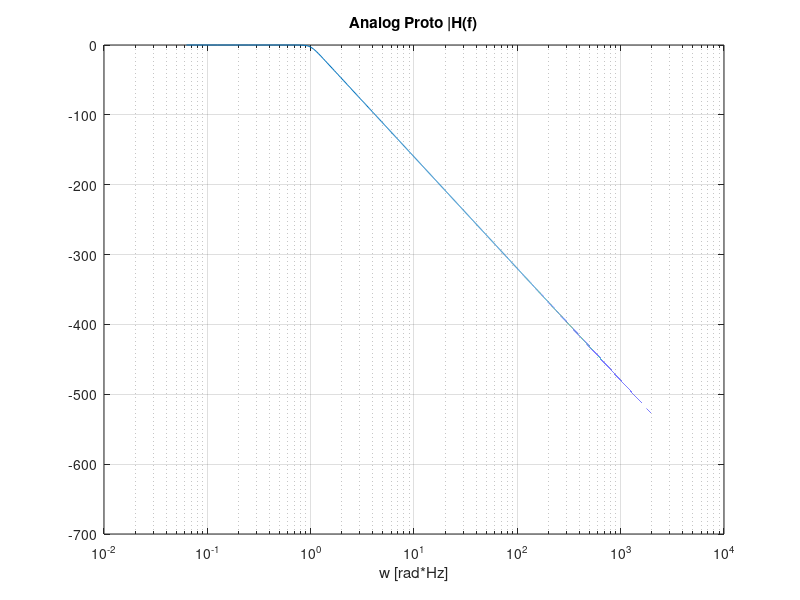
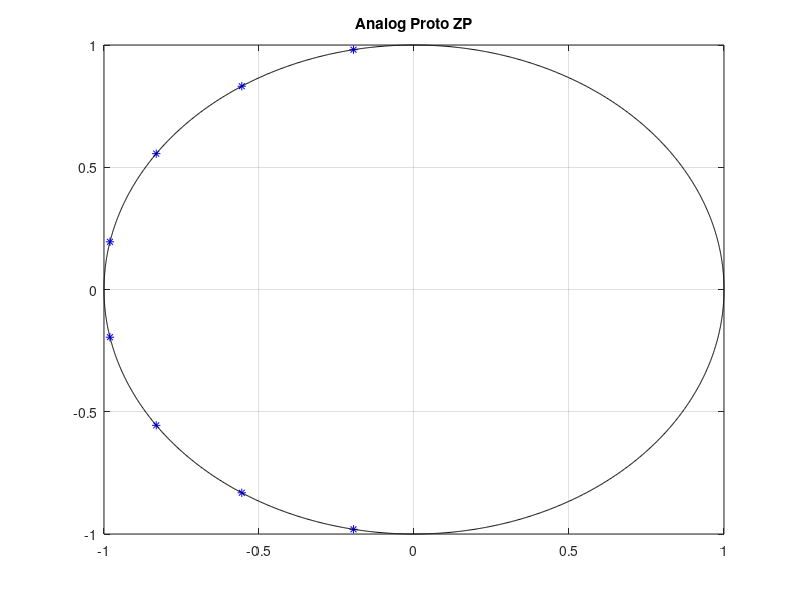

These charts were generated, in order, by the following MATLAB code: (Note: this script raises an error after producing the figures.)
% cps_07_analog_tranform.m
clear all; close all;

% Wymagania
N = 8;              % liczba biegunow transmitanci prototypu analogowego
f0 = 100;           % dla filtrow LowPass  oraz HighPass
f1 = 10; f2=100;    % dla filtrow BandPass oraz BandStop
Rp = 3;             % dozwolony poziom oscylacji w pasmie przepustowym (w dB) - ripples in pass
Rs = 100;           % dozwolony poziom oscylacji w pasmie zaporowym (w dB) - ripples in stop

% Projekt analogowego filtra prototypowego - dolnoprzepustowy z w0 = 1
[z,p,wzm] = buttap(N);          % analogowy prototyp Butterwotha
% [z,p,wzm] = cheb1ap(N,Rp);      % analogowy prototyp Czebyszewa typu-I
% [z,p,wzm] = cheb2ap(N,Rs);      % analogowy prototyp Czebyszewa typu-II
% [z,p,wzm] = ellipap(N,Rp,Rs);   % analogowy prototyp Cauera (eliptyczny)
b = wzm*poly(z);                  % [z,wzm] --> b
a = poly(p);                      % p --> a
f = 0 : 0.01 : 1000; w = 2*pi*f;  % zakres częstotliwosci
H = freqs(b,a,w);                 % odpowiedz czestotliwosciowa filtra (funkcja Matlaba)
fi=0:pi/1000:2*pi; c=cos(fi); s=sin(fi);
figure; semilogx(w,20*log10(abs(H))); grid; xlabel('w [rad*Hz]'); title('Analog Proto |H(f)'); pause
figure; plot(real(z),imag(z),'ro',real(p),imag(p),'b*',c,s,'k-'); grid; title('Analog Proto ZP'); pause

% Transformacja czestotliwosci: znormalizowany (w0=1) LowPass --> xxxPass, xxxStop
% Funkcje xx2yy z Signal Processing Toolbox
% [b,a] = lp2lp(b,a,2*pi*f0);                         % LowPass na LowPass
% [b,a] = lp2hp(b,a,2*pi*f0);                         % LowPass na HighPass
% [b,a] = lp2bp(b,a,2*pi*sqrt(f1*f2),2*pi*(f2-f1));   % LowPass na BandPass
[b,a] = lp2bs(b,a,2*pi*sqrt(f1*f2),2*pi*(f2-f1));   % LowPass na BandStop

z=roots(b); p=roots(a);

% ... kontynuuj cps_07_analog_intro.m

% cps_07_analog_intro.m
% clear all; close all;

% Zaprojektuj/dobierz wspolczynniki transmitancji filtra analogowego
if(0)  % dobor wartosci wspolczynnikow wielomianow zmiennej 's' transmitancji
   b = [3,2];                      % [ b1, b0 ]
   a = [4,3,2,1];                  % [ a3, a2, a1, a0=1]
   z = roots(b); p = roots(a);     % [b,a] --> [z,p]
else   % dobor wartosci pierwiastkow wielomianow zmiennej 's' transmitancji
   wzm = 0.001;
   z = j*2*pi*[ 600,800 ];         z = [z conj(z)];
   p = [-1,-1] + j*2*pi*[100,200]; p = [p conj(p)];
   b = wzm*poly(z);  a = poly(p); % [z,p] --> [b,a]
end
figure; plot(real(z),imag(z),'bo', real(p),imag(p),'r*'); grid;
title('Zera (o) i Bieguny (*)'); xlabel('Real()'); ylabel('Imag()'); pause

% Weryfikacja odpowiedzi (charakterystyki) filtra: amplitudowej fazowej, impulsowej, skokowej
f = 0 : 0.1 : 1000;                % czestotliwosc w hercach
w = 2*pi*f;                        % czestotliwosc katowa, pulsacja
s = j*w;                           % zmienna transformacji Laplace'a
H = polyval(b,s) ./ polyval(a,s);  % h(s) --> H(f) dla s=j*w: iloraz dwoch wielomianow
figure; plot(f,20*log10(abs(H))); xlabel('f [Hz]'); title('|H(f)| [dB]'); grid; pause
figure; plot(f,unwrap(angle(H))); xlabel('f [Hz]'); title('angle(H(f)) [rad]'); grid; pause
figure; impulse(b,a); pause        % odpowiedz filtra na pobudzenie impulsowe (z Control Toolbox)
figure; step(b,a); pause           % odpowiedz filtra na pobudzenie skokowe (z Control Toolbox)
